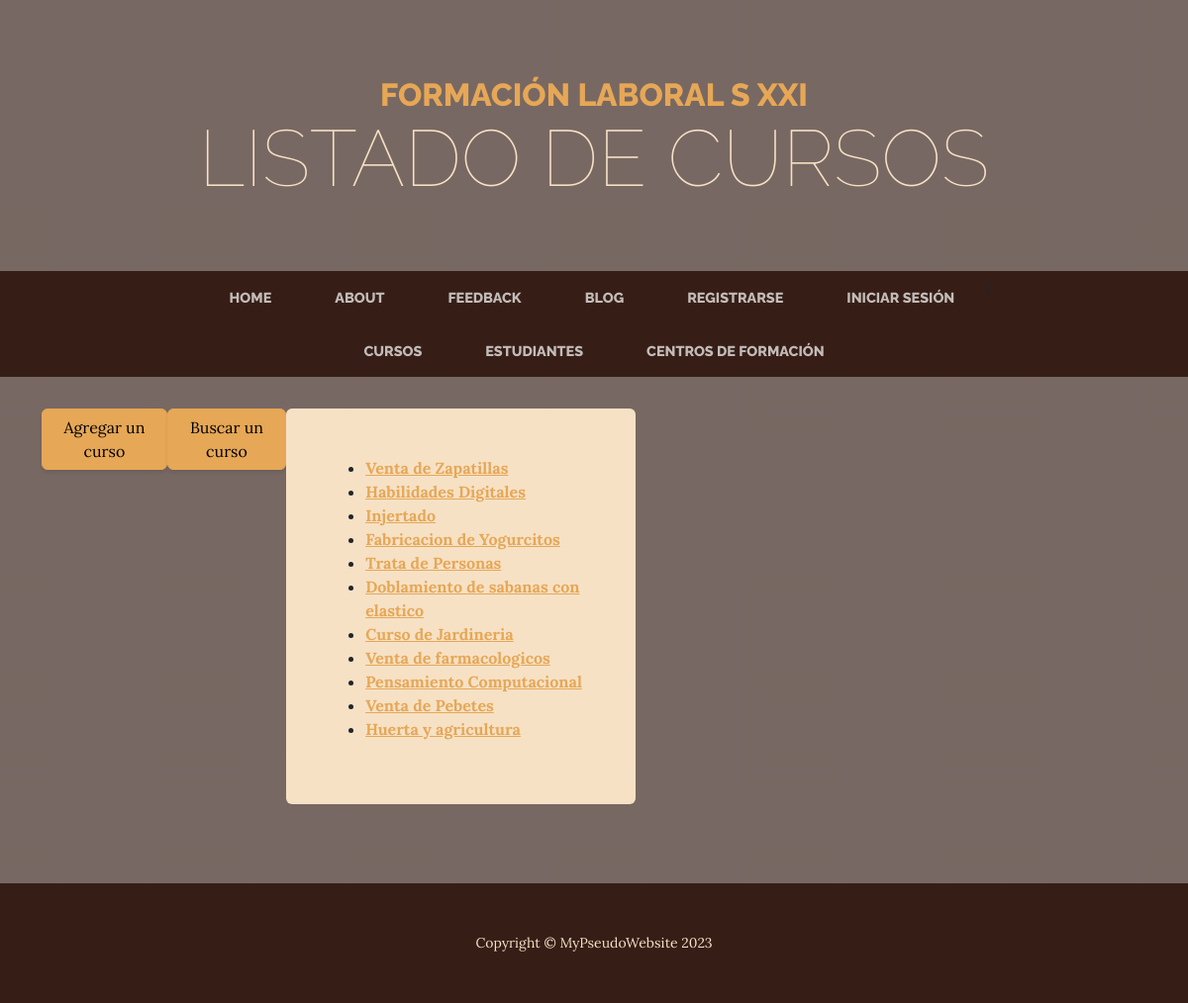
/cursos/listado/, run on the app's committed database.
### aplicacion/models.py (models this page shows, shortened)
class Curso(models.Model):
	name = models.CharField(max_length=60, null=True)
	descripcion = models.TextField(blank=True, max_length=5000, null=True)
	familia_profesional = models.ForeignKey(FamiliaProfesional, on_delete=models.CASCADE, null=True)
	institucion = models.ForeignKey(Institucion, on_delete=models.CASCADE, null=True)
	slug = models.SlugField(default="", null=True)
	estudiantes = models.ManyToManyField("Estudiante", blank=True)

### aplicacion/views.py (the view)
# urls.py: path('<str:tables>/listado/', 				Tables_Listado.as_view(), 	name='tables-listado'),
class Tables_Listado(MyTablesViewMaster):
	@return_404_if_no_template
	def get(self, request, tables):
		template = f"aplicacion/t2_{tables}_listado.html"
		contexto = {}
		if self.model:
			contexto = {self.tables: self.model.objects.all()}
		return render(request, template, contexto)

### aplicacion/models.py (called while the page is built)
	def __str__(self):
		return f"{self.name}"

### aplicacion/views.py (called while the page is built)
def return_404_if_no_template(func):
	@wraps(func)
	def wrapper(self, request, *args, **kwargs):
		try:
			return func(self, request, *args, **kwargs)
		except TemplateDoesNotExist:
			return redirect(reverse('aplicacion:codigo', args=['404']))
	return wrapper

	@property
	def tables(self):
		if self._tables is None:
			self._tables = self.kwargs.get("tables")
		return self._tables

	@property
	def model(self):
		return models.Curso if self.tables == "cursos" else models.Estudiante if self.tables == "estudiantes" else None

### aplicacion/templates/aplicacion/t2_cursos_listado.html (shortened to what this page needs)
{% extends "aplicacion/0001_products.html" %}
{% load static %}
{% block header2 %} Listado de Cursos {% endblock %}
{% block parrafo1 %}
    <ul>
    {% for curso in cursos %}
        <li>
			<h7> <a href={% url 'aplicacion:tables-read' 'cursos' curso.slug %}> <strong>{{curso.name}}  </a></strong> </h7>
        </li>
    {% endfor %}
    </ul>
{% endblock %}
{% block add_button_link_1 %} {% url 'aplicacion:tables-create' 'cursos' %} {% endblock %}
{% block add_button_name_1 %} Agregar un curso {% endblock %}
{% block add_button_link_2 %} {% url 'aplicacion:tables-buscador' 'cursos' %}  {% endblock %}
{% block add_button_name_2 %} Buscar un curso {% endblock %}

### data on the page
Curso: name "Venta de Zapatillas"
Curso: name "Habilidades Digitales"
Curso: name "Injertado"
Curso: name "Fabricacion de Yogurcitos"
Curso: name "Trata de Personas"
Curso: name "Doblamiento de sabanas con elastico"
Curso: name "Curso de Jardineria"
Curso: name "Venta de farmacologicos"
Curso: name "Pensamiento Computacional"
Curso: name "Venta de Pebetes"
Curso: name "Huerta y agricultura"
